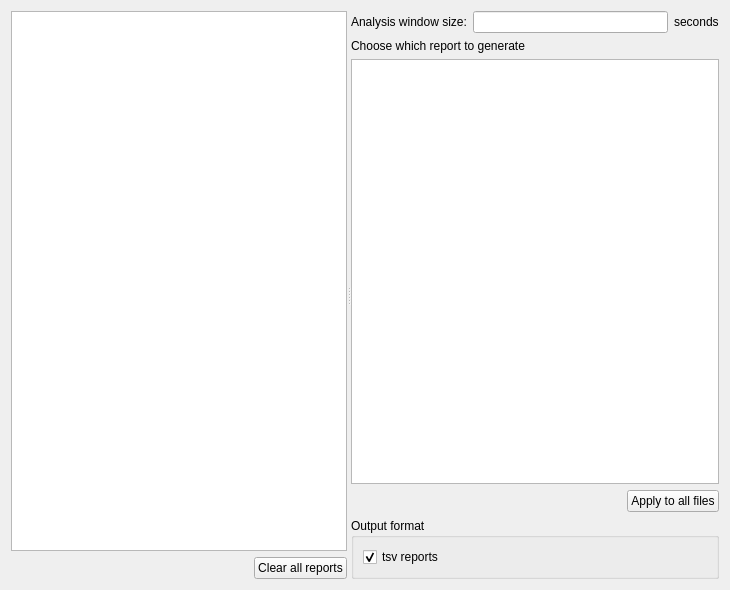
<?xml version="1.0" encoding="UTF-8"?>
<ui version="4.0">
 <class>TemporalLinkStep</class>
 <widget class="QWidget" name="TemporalLinkStep">
  <property name="geometry">
   <rect>
    <x>0</x>
    <y>0</y>
    <width>730</width>
    <height>590</height>
   </rect>
  </property>
  <property name="windowTitle">
   <string/>
  </property>
  <property name="styleSheet">
   <string>font: 12pt &quot;Roboto&quot;;</string>
  </property>
  <layout class="QVBoxLayout" name="verticalLayout_4">
   <item>
    <widget class="QSplitter" name="splitter">
     <property name="orientation">
      <enum>Qt::Horizontal</enum>
     </property>
     <property name="childrenCollapsible">
      <bool>false</bool>
     </property>
     <widget class="QWidget" name="verticalLayoutWidget">
      <layout class="QVBoxLayout" name="verticalLayout_3">
       <item>
        <widget class="QTableView" name="file_tableview">
         <property name="alternatingRowColors">
          <bool>true</bool>
         </property>
         <property name="selectionMode">
          <enum>QAbstractItemView::SingleSelection</enum>
         </property>
         <property name="selectionBehavior">
          <enum>QAbstractItemView::SelectRows</enum>
         </property>
         <attribute name="horizontalHeaderStretchLastSection">
          <bool>true</bool>
         </attribute>
        </widget>
       </item>
       <item>
        <layout class="QHBoxLayout" name="horizontalLayout_2">
         <item>
          <spacer name="horizontalSpacer_2">
           <property name="orientation">
            <enum>Qt::Horizontal</enum>
           </property>
           <property name="sizeHint" stdset="0">
            <size>
             <width>40</width>
             <height>20</height>
            </size>
           </property>
          </spacer>
         </item>
         <item>
          <widget class="QPushButton" name="clear_all_reports_pushbutton">
           <property name="text">
            <string>Clear all reports</string>
           </property>
          </widget>
         </item>
        </layout>
       </item>
      </layout>
     </widget>
     <widget class="QWidget" name="layoutWidget">
      <layout class="QVBoxLayout" name="verticalLayout">
       <item>
        <layout class="QHBoxLayout" name="horizontalLayout">
         <item>
          <widget class="QLabel" name="label">
           <property name="text">
            <string>Analysis window size:</string>
           </property>
          </widget>
         </item>
         <item>
          <widget class="QLineEdit" name="analysis_window_lineedit"/>
         </item>
         <item>
          <widget class="QLabel" name="label_2">
           <property name="text">
            <string>seconds</string>
           </property>
          </widget>
         </item>
        </layout>
       </item>
       <item>
        <widget class="QLabel" name="label_3">
         <property name="text">
          <string>Choose which report to generate</string>
         </property>
        </widget>
       </item>
       <item>
        <widget class="QTableView" name="temporal_links_tableview">
         <property name="alternatingRowColors">
          <bool>true</bool>
         </property>
         <property name="wordWrap">
          <bool>false</bool>
         </property>
         <attribute name="verticalHeaderVisible">
          <bool>false</bool>
         </attribute>
        </widget>
       </item>
       <item>
        <layout class="QHBoxLayout" name="horizontalLayout_3">
         <item>
          <spacer name="horizontalSpacer">
           <property name="orientation">
            <enum>Qt::Horizontal</enum>
           </property>
           <property name="sizeHint" stdset="0">
            <size>
             <width>40</width>
             <height>20</height>
            </size>
           </property>
          </spacer>
         </item>
         <item>
          <widget class="QPushButton" name="apply_to_all_pushbutton">
           <property name="toolTip">
            <string>Reset all previous selections and apply this one to all files.</string>
           </property>
           <property name="text">
            <string>Apply to all files</string>
           </property>
          </widget>
         </item>
        </layout>
       </item>
       <item>
        <widget class="QGroupBox" name="groupBox">
         <property name="title">
          <string>Output format</string>
         </property>
         <layout class="QVBoxLayout" name="verticalLayout_2">
          <item>
           <layout class="QHBoxLayout" name="horizontalLayout_4">
            <item>
             <widget class="QCheckBox" name="csv_reports_checkbox">
              <property name="toolTip">
               <string>tsv reports are generated by default (values are easily exportable).</string>
              </property>
              <property name="text">
               <string>tsv reports</string>
              </property>
              <property name="checked">
               <bool>true</bool>
              </property>
             </widget>
            </item>
           </layout>
          </item>
         </layout>
        </widget>
       </item>
      </layout>
     </widget>
    </widget>
   </item>
  </layout>
 </widget>
 <resources>
  <include location="../../../../../scinodes_poc/src/main/python/ui/themes/themes.qrc"/>
 </resources>
 <connections>
  <connection>
   <sender>apply_to_all_pushbutton</sender>
   <signal>clicked()</signal>
   <receiver>TemporalLinkStep</receiver>
   <slot>on_apply_to_all()</slot>
   <hints>
    <hint type="sourcelabel">
     <x>666</x>
     <y>321</y>
    </hint>
    <hint type="destinationlabel">
     <x>364</x>
     <y>294</y>
    </hint>
   </hints>
  </connection>
  <connection>
   <sender>file_tableview</sender>
   <signal>clicked(QModelIndex)</signal>
   <receiver>TemporalLinkStep</receiver>
   <slot>on_file_selection_change()</slot>
   <hints>
    <hint type="sourcelabel">
     <x>166</x>
     <y>294</y>
    </hint>
    <hint type="destinationlabel">
     <x>364</x>
     <y>294</y>
    </hint>
   </hints>
  </connection>
  <connection>
   <sender>clear_all_reports_pushbutton</sender>
   <signal>clicked()</signal>
   <receiver>TemporalLinkStep</receiver>
   <slot>clear_all_reports()</slot>
   <hints>
    <hint type="sourcelabel">
     <x>270</x>
     <y>567</y>
    </hint>
    <hint type="destinationlabel">
     <x>364</x>
     <y>294</y>
    </hint>
   </hints>
  </connection>
 </connections>
 <slots>
  <slot>on_apply_to_all()</slot>
  <slot>on_file_selection_change()</slot>
  <slot>clear_all_reports()</slot>
 </slots>
</ui>
